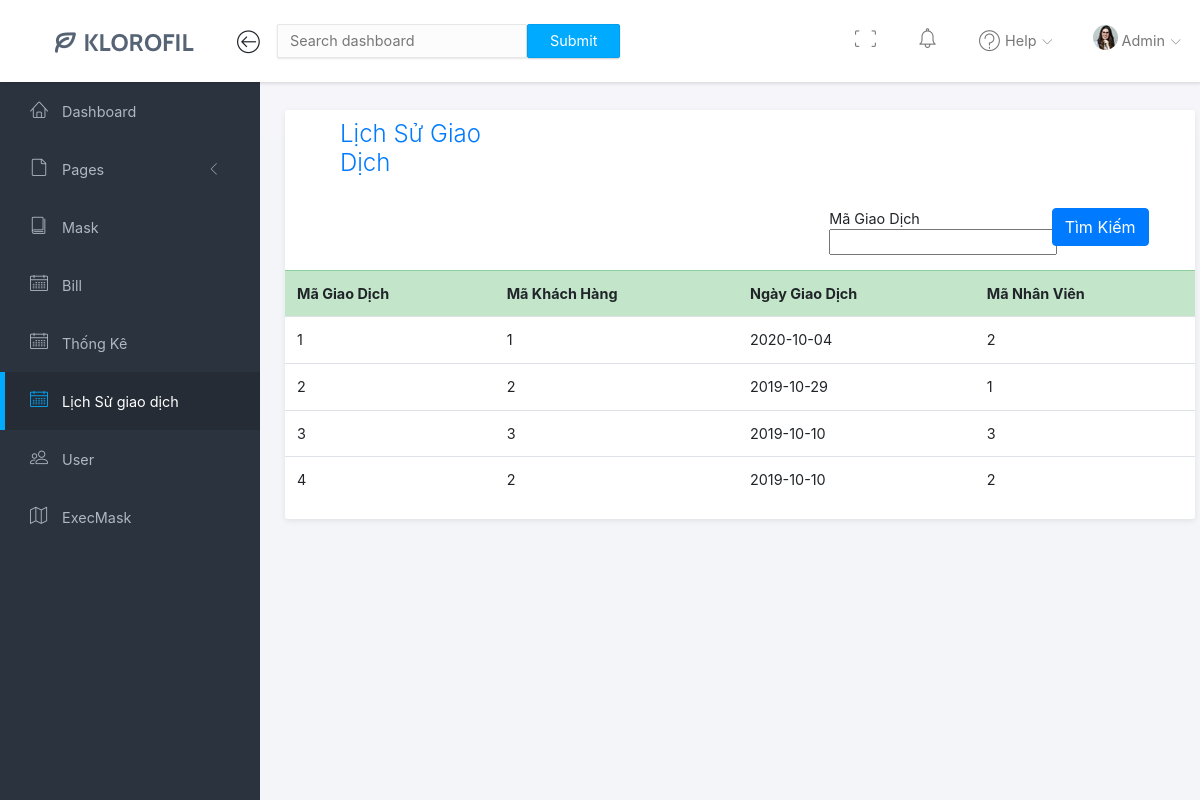
The app's page /Home/lichsu.php (signed in) with its own data.
### tables this page shows
CREATE TABLE `hoadon` (
  `IDHoaDon` int(11) NOT NULL,
  `NGHD` date DEFAULT NULL,
  `KHID` int(11) DEFAULT NULL,
  `NhanVienID` int(11) DEFAULT NULL
);

### Home/lichsu.php (the view, shortened to what this page needs)
<?php
include("navbar.php");
?>
<?php
include("sidebar.php");
?>
        <div class="main">
            <div class="main-content">
                <div class="container-fluid">
                    <div class="panel">
                        <div class="panel-body">
                            <form id="form-thongke">
                            <div class="col-md-3">
                                       <h3><a href="">Lịch Sử Giao Dịch</a></h3>
                                    </div>
                                <div class="row">
                                    <div class="col-7"></div>
                                    <div class="col-md-3">
                                        <div class="row">
                                            <div class="col-12">
                                                Mã Giao Dịch
                                            </div>
                                            <div class="col-12">
                                                <input type="text" name="magd">
                                            </div>
                                        </div>
                                    </div>
                                    <div class="col-md-2">
                                    <button id="bt_thongke" type="button" class="btn btn-primary">Tìm Kiếm</button>
                                    </div>
                                </div>
                            </form>
                        </div>
                        <div class="bangdulieu">
                        <table class="table" id = "bangdulieutb">
                        <?php
                        $conn=mysqli_connect('localhost','root','','qlkt');
                        $output = '<tr  class="table-success">
                        <th>
                            Mã Giao Dịch
                        </th>
                        <th>
                            Mã Khách Hàng
                        </th>
                        <th>
                            Ngày Giao Dịch
                        </th>
                        <th>
                            Mã Nhân Viên
                        </th>
                        </tr>';
                        $sql="SELECT `IDHoaDon`, `NGHD`, `KHID`, `NhanVienID` FROM `hoadon` WHERE 1";
                        $kq = mysqli_query($conn,$sql);
                        while($row = mysqli_fetch_array($kq) )
                        {
                            $output .= '<tr><td>' .$row[0]. '</td><td>' .$row[2]. '</td><td>' .$row[1]. '</td><td>' .$row[3]. '</td></tr>';
                        }
                        echo $output;
                        ?>
                        </table>
                        </div>
                    </div>
                </div>
            </div>
        </div>
</body>
</html>

### css/style.css (style rules this page uses)
* { margin: 0px; padding: 0px; }
body { height: 100%; width: 100%; position: absolute; font-family: "Source Sans Pro", sans-serif; font-size: 0.9rem !important; color: #676a6d; line-height: 1.42857143; background-color: #F3F5F8 !important; }
.container-fluid { display: flex; position: relative; padding-right: 15px; }
input::placeholder { color: #777777; }
a { text-decoration: none; }
.main { height: auto; margin-top: 82px; width: calc(100% - 260px); right: 0; position: inherit; float: right; background-color: #f5f5fa; transition: 0.4s; }
.main-content { padding: 28px 10px; height: inherit; }
.main-content .container-fluid { padding-right: 15px; padding-left: 15px; margin-right: auto; margin-left: auto; height: -webkit-fill-available; }
.main .panel { background-color: #fff; margin-bottom: 30px; width: 100%; box-shadow: 0 2px 6px rgba(0, 0, 0, 0.08); border-radius: 3px; height: max-content; }
.panel-body { padding-top: 10px; padding-bottom: 15px; padding-left: 25px; padding-right: 25px; }
.row { margin-right: -15px; margin-left: -15px; display: flex; }
.container-fluid { position: absolute !important; }
#bodymain { background-color: none !important; }
.main-content h3 { padding-right: 15px; padding-left: 15px; margin-bottom: 30px; font-weight: 300; font-size: 24px; }

### records on screen
hoadon: IDHoaDon "1", KHID "1", NGHD "2020-10-04", NhanVienID "2"
hoadon: IDHoaDon "2", KHID "2", NGHD "2019-10-29", NhanVienID "1"
hoadon: IDHoaDon "3", KHID "3", NGHD "2019-10-10", NhanVienID "3"
hoadon: IDHoaDon "4", KHID "2", NGHD "2019-10-10", NhanVienID "2"

### other values on screen
$_SESSION['log_users'] "Admin"
